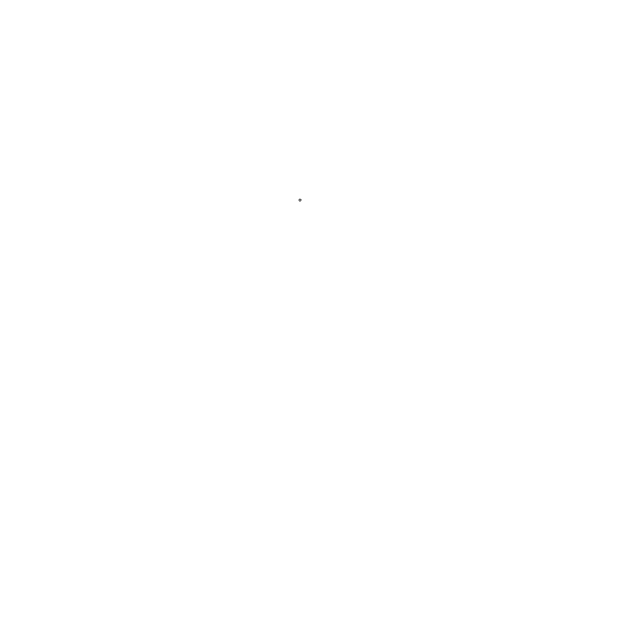
Frame 1 (no input)
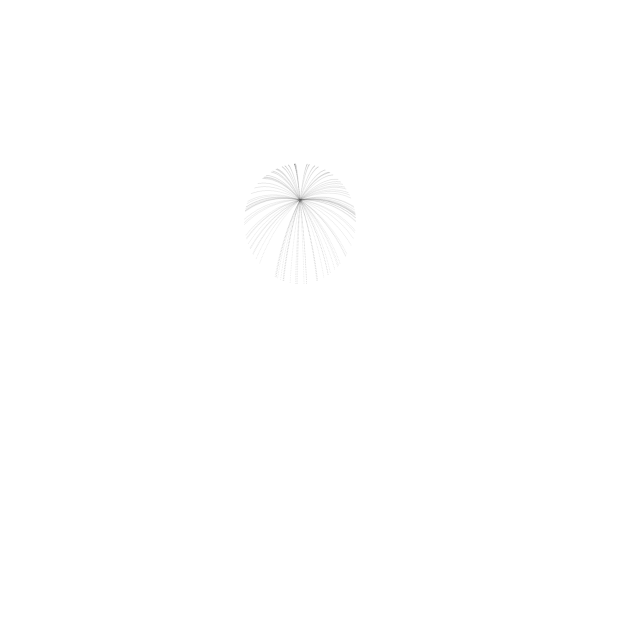
Frame 60 (no input)
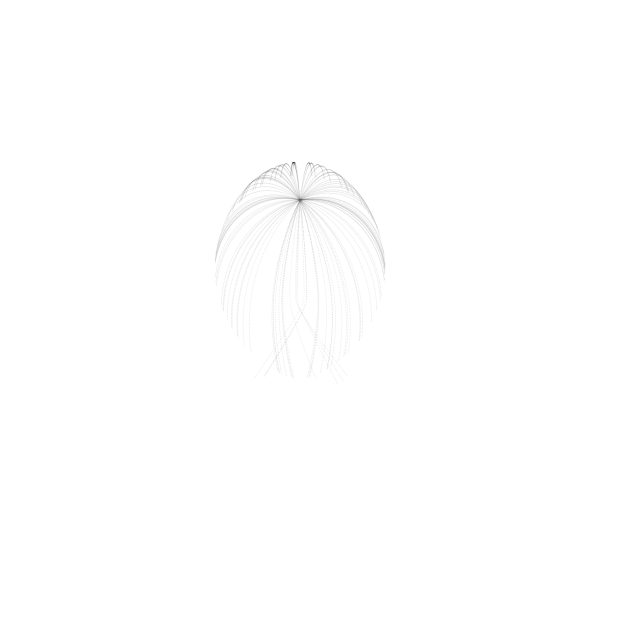
Frame 120 (the mouse pressed at the canvas centre since frame 60)

The p5.js sketch that drew these frames (run headless with seeded random() and noise() and a simulated clock; from frame 60 on, the mouse is pressed at the canvas centre):

// p5.js sketch
// ── sketch.js
let attractor;
let particles = [];

function setup() {
  createCanvas(640, 640);
  background(255);
  for (let i = 0; i < 100; i++) {
    particles.push(new Particle(300, 200));
  }
  attractor = createVector(300, 300);

}

function draw() {
  stroke(255);
  strokeWeight(1);
  point(attractor.x, attractor.y);

  for (let i = 0; i < particles.length; i++) {
    let particle = particles[i];
    particle.attracted(attractor); //any given particle can be attracted by attractor
    particle.update();
    particle.show();
  }
}

// ── particle.js
class Particle{
  constructor(x, y){
    this.pos = createVector(x, y);
    this.vel = p5.Vector.random2D(); //control how particles move
    this.acc = createVector();
  }

  show(){
    stroke(0, 20);
    strokeWeight(1);
    point(this.pos.x, this.pos.y);
  }

  attracted(target){
    //direction from the position to the target
    let force = p5.Vector.sub(target, this.pos);
    let dsquared = force.magSq(); //Calculates the squared magnitude of the vector
    dsquared = constrain(dsquared, 25, 500);
    let G = 6.67408;
    let strength = G / dsquared;
    force.setMag(strength); //keep direction, set the length to the same as target
    this.acc = force;
  }

  update(){
    this.pos.add(this.vel); //add velocity to position
    this.vel.add(this.acc);
  }

}
